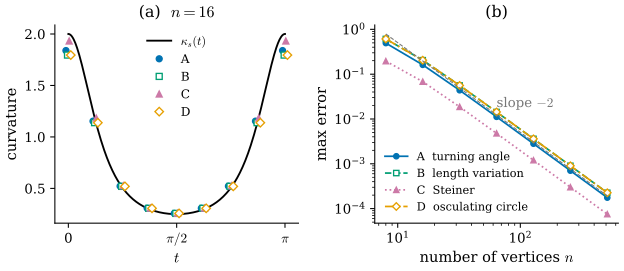

Recreate this plot in Python.
"""Figure 32.3.3: the four discrete curvatures on samplings gamma_i = gamma(2 pi i/n) of the ellipse (2 cos t, sin t).
(a) pointwise values kappa^X_i / lbar_i (X = A, B, C) and kappa^D_i for n = 16 against the smooth kappa_s(t);
(b) the largest error max_i |pointwise value - kappa_s(t_i)| against n (log-log); all four decay like n^-2.

Run: PYTHONPATH=tools python3 chapters/32-ddg-overview/figures/fig-32-3-3-convergence.py
"""
import sys
from pathlib import Path

import numpy as np

sys.path.insert(0, str(Path(__file__).resolve().parents[1] / "lib"))
import dgfig  # noqa: E402
dgfig.setup()
import matplotlib.pyplot as plt  # noqa: E402

import dgdec as dd  # noqa: E402
import ddg32  # noqa: E402

C = dgfig.COLORS
S = ddg32.KIND_STYLE
NAMES = {"A": "turning angle", "B": "length variation", "C": "Steiner", "D": "osculating circle"}


def pointwise(X):
    lb = dd.curve_dual_lengths(X, True)
    return {k: f(X, True) / (1.0 if k == "D" else lb) for k, f in dd.DISCRETE_CURVATURES.items()}


fig, (ax, bx) = plt.subplots(1, 2, figsize=(6.8, 3.1))

# (a) n = 16
n = 16
X, tv = ddg32.sample("ellipse", n)
pw = pointwise(X)
ts = np.linspace(0, np.pi, 400)
ax.plot(ts, ddg32.kappa("ellipse", ts), color=C["main"], lw=1.4, label=r"$\kappa_s(t)$")
sel = tv <= np.pi + 1e-12
offs = {"A": -0.035, "B": -0.012, "C": 0.012, "D": 0.035}
for k in "ABCD":
    ax.plot(tv[sel] + offs[k], pw[k][sel], ls="none", marker=S[k]["marker"], color=S[k]["color"], ms=4.5,
            mfc="white" if k in "BD" else S[k]["color"], label=k)
ax.set_xticks([0, np.pi / 2, np.pi])
ax.set_xticklabels(["0", r"$\pi/2$", r"$\pi$"])
ax.set_xlabel(r"$t$")
ax.set_ylabel("curvature")
ax.legend(frameon=False, fontsize=9, ncol=1, loc="upper center")
ax.set_title(r"(a)  $n = 16$", fontsize=12)

# (b) errors
ns = np.array([8, 16, 32, 64, 128, 256, 512])
err = {k: [] for k in "ABCD"}
for n in ns:
    X, tv = ddg32.sample("ellipse", n)
    pw = pointwise(X)
    ks = ddg32.kappa("ellipse", tv)
    for k in "ABCD":
        err[k].append(np.max(np.abs(pw[k] - ks)))
for k in "ABCD":
    e = np.array(err[k])
    order = np.log2(e[-2] / e[-1])
    assert abs(order - 2) < 0.02, (k, order)                          # observed order 2
    bx.loglog(ns, e, color=S[k]["color"], ls=S[k]["ls"], marker=S[k]["marker"], ms=4, lw=1.3,
              mfc="white" if k in "BD" else S[k]["color"], label=f"{k}  {NAMES[k]}")
ref = 2.0 * (ns / 8.0) ** -2.0 * err["A"][0] / 2.0 * 1.6
bx.loglog(ns, ref, color=C["aux"], lw=dgfig.LW["aux"], ls="--")
bx.text(ns[3], ref[3] * 1.5, r"slope $-2$", color=C["aux"], fontsize=10)
bx.set_xlabel(r"number of vertices $n$")
bx.set_ylabel("max error")
bx.legend(frameon=False, fontsize=8.5, loc="lower left")
bx.set_title("(b)", fontsize=12)
for a in (ax, bx):
    for sp_ in ("top", "right"):
        a.spines[sp_].set_visible(False)

fig.tight_layout()
dgfig.save(fig, __file__)
for k in "ABCD":
    print(k, " ".join(f"{e:.2e}" for e in err[k]))
